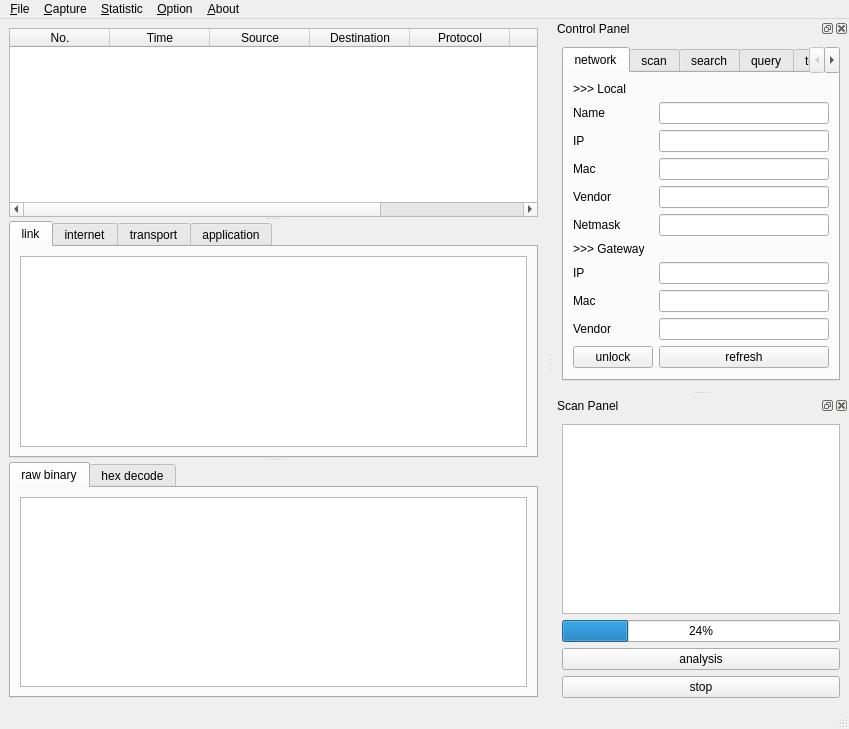
<?xml version="1.0" encoding="UTF-8"?>
<ui version="4.0">
 <class>MainWindow</class>
 <widget class="QMainWindow" name="MainWindow">
  <property name="geometry">
   <rect>
    <x>0</x>
    <y>0</y>
    <width>849</width>
    <height>729</height>
   </rect>
  </property>
  <property name="windowTitle">
   <string>MainWindow</string>
  </property>
  <widget class="QWidget" name="centralwidget">
   <layout class="QHBoxLayout" name="horizontalLayout_8">
    <item>
     <widget class="QSplitter" name="splitter">
      <property name="orientation">
       <enum>Qt::Vertical</enum>
      </property>
      <widget class="QTableWidget" name="conciseInfoTable">
       <property name="styleSheet">
        <string notr="true">outline:0;</string>
       </property>
       <property name="showGrid">
        <bool>false</bool>
       </property>
       <property name="gridStyle">
        <enum>Qt::NoPen</enum>
       </property>
       <column>
        <property name="text">
         <string>No.</string>
        </property>
       </column>
       <column>
        <property name="text">
         <string>Time</string>
        </property>
       </column>
       <column>
        <property name="text">
         <string>Source</string>
        </property>
       </column>
       <column>
        <property name="text">
         <string>Destination</string>
        </property>
       </column>
       <column>
        <property name="text">
         <string>Protocol</string>
        </property>
       </column>
       <column>
        <property name="text">
         <string>Length</string>
        </property>
       </column>
       <column>
        <property name="text">
         <string>Stack</string>
        </property>
       </column>
      </widget>
      <widget class="QTabWidget" name="verboseInfoTab">
       <property name="currentIndex">
        <number>0</number>
       </property>
       <widget class="QWidget" name="linkTab">
        <attribute name="title">
         <string>link</string>
        </attribute>
        <layout class="QVBoxLayout" name="verticalLayout_7">
         <item>
          <widget class="QPlainTextEdit" name="linkTextEdit"/>
         </item>
        </layout>
       </widget>
       <widget class="QWidget" name="interTab">
        <attribute name="title">
         <string>internet</string>
        </attribute>
        <layout class="QVBoxLayout" name="verticalLayout_6">
         <item>
          <widget class="QPlainTextEdit" name="interTextEdit"/>
         </item>
        </layout>
       </widget>
       <widget class="QWidget" name="transTab">
        <attribute name="title">
         <string>transport</string>
        </attribute>
        <layout class="QVBoxLayout" name="verticalLayout_5">
         <item>
          <widget class="QPlainTextEdit" name="TransTextEdit"/>
         </item>
        </layout>
       </widget>
       <widget class="QWidget" name="appTab">
        <attribute name="title">
         <string>application</string>
        </attribute>
        <layout class="QVBoxLayout" name="verticalLayout_4">
         <item>
          <widget class="QPlainTextEdit" name="appTextEdit"/>
         </item>
        </layout>
       </widget>
      </widget>
      <widget class="QTabWidget" name="decodeInfoTab">
       <property name="currentIndex">
        <number>0</number>
       </property>
       <widget class="QWidget" name="rawTab">
        <attribute name="title">
         <string>raw binary</string>
        </attribute>
        <layout class="QVBoxLayout" name="verticalLayout_8">
         <item>
          <widget class="QPlainTextEdit" name="rawTextEdit"/>
         </item>
        </layout>
       </widget>
       <widget class="QWidget" name="hexTab">
        <attribute name="title">
         <string>hex decode</string>
        </attribute>
        <layout class="QVBoxLayout" name="verticalLayout_9">
         <item>
          <widget class="QPlainTextEdit" name="hexTextEdit"/>
         </item>
        </layout>
       </widget>
      </widget>
     </widget>
    </item>
   </layout>
  </widget>
  <widget class="QMenuBar" name="menubar">
   <property name="geometry">
    <rect>
     <x>0</x>
     <y>0</y>
     <width>849</width>
     <height>26</height>
    </rect>
   </property>
   <widget class="QMenu" name="menu_File">
    <property name="title">
     <string>&amp;File</string>
    </property>
    <widget class="QMenu" name="menu_export">
     <property name="title">
      <string>&amp;export</string>
     </property>
     <widget class="QMenu" name="menuNetwork_info">
      <property name="title">
       <string>&amp;network info</string>
      </property>
      <addaction name="actionNetCSV"/>
      <addaction name="actionNetJSON"/>
      <addaction name="actionNetPlain"/>
     </widget>
     <widget class="QMenu" name="menuLAN_info">
      <property name="title">
       <string>&amp;LAN info</string>
      </property>
      <addaction name="actionLANCSV"/>
      <addaction name="actionLANJSON"/>
      <addaction name="actionLANPlain"/>
     </widget>
     <widget class="QMenu" name="menuPackets_info">
      <property name="title">
       <string>&amp;packets info</string>
      </property>
      <addaction name="actionPktCSV"/>
      <addaction name="actionPktJSON"/>
      <addaction name="actionPktPlain"/>
     </widget>
     <addaction name="menuNetwork_info"/>
     <addaction name="menuLAN_info"/>
     <addaction name="menuPackets_info"/>
    </widget>
    <addaction name="action_Save"/>
    <addaction name="action_Open"/>
    <addaction name="separator"/>
    <addaction name="menu_export"/>
    <addaction name="separator"/>
    <addaction name="action_close"/>
   </widget>
   <widget class="QMenu" name="menu_Capture">
    <property name="title">
     <string>&amp;Capture</string>
    </property>
    <addaction name="action_Start"/>
    <addaction name="separator"/>
    <addaction name="action_Stop"/>
    <addaction name="separator"/>
    <addaction name="action_Restart"/>
   </widget>
   <widget class="QMenu" name="menu_Statistic">
    <property name="title">
     <string>&amp;Statistic</string>
    </property>
    <widget class="QMenu" name="menu_protocol">
     <property name="title">
      <string>&amp;protocol</string>
     </property>
     <addaction name="action_ProBar"/>
     <addaction name="action_ProHbar"/>
     <addaction name="action_ProPie"/>
    </widget>
    <widget class="QMenu" name="menu_length">
     <property name="title">
      <string>&amp;length</string>
     </property>
     <addaction name="action_LenBar"/>
     <addaction name="action_LenHbar"/>
     <addaction name="action_LenPie"/>
    </widget>
    <widget class="QMenu" name="menu_time">
     <property name="title">
      <string>&amp;time</string>
     </property>
     <addaction name="action_TimeBar"/>
     <addaction name="action_TimeHbar"/>
     <addaction name="action_TimePie"/>
    </widget>
    <addaction name="menu_protocol"/>
    <addaction name="menu_length"/>
    <addaction name="menu_time"/>
   </widget>
   <widget class="QMenu" name="menu_Option">
    <property name="title">
     <string>&amp;Option</string>
    </property>
    <addaction name="separator"/>
    <addaction name="action_Filter"/>
    <addaction name="separator"/>
    <addaction name="action_RefreshRank"/>
   </widget>
   <widget class="QMenu" name="menu_About">
    <property name="title">
     <string>&amp;About</string>
    </property>
    <addaction name="action_Help"/>
    <addaction name="separator"/>
    <addaction name="action_Author"/>
    <addaction name="separator"/>
    <addaction name="action_Rank"/>
   </widget>
   <addaction name="menu_File"/>
   <addaction name="menu_Capture"/>
   <addaction name="menu_Statistic"/>
   <addaction name="menu_Option"/>
   <addaction name="menu_About"/>
  </widget>
  <widget class="QStatusBar" name="statusbar"/>
  <widget class="QDockWidget" name="controlDock">
   <property name="enabled">
    <bool>true</bool>
   </property>
   <property name="floating">
    <bool>false</bool>
   </property>
   <property name="windowTitle">
    <string>Control Panel</string>
   </property>
   <attribute name="dockWidgetArea">
    <number>2</number>
   </attribute>
   <widget class="QWidget" name="controlDockContents">
    <layout class="QHBoxLayout" name="horizontalLayout_2">
     <item>
      <widget class="QTabWidget" name="controlTabManage">
       <property name="currentIndex">
        <number>0</number>
       </property>
       <property name="tabBarAutoHide">
        <bool>false</bool>
       </property>
       <widget class="QWidget" name="networkTab">
        <attribute name="title">
         <string>network</string>
        </attribute>
        <layout class="QFormLayout" name="formLayout">
         <item row="1" column="0">
          <widget class="QLabel" name="nameLabel">
           <property name="text">
            <string>Name</string>
           </property>
          </widget>
         </item>
         <item row="1" column="1">
          <widget class="QLineEdit" name="nameLineEdit"/>
         </item>
         <item row="2" column="0">
          <widget class="QLabel" name="ipLabel">
           <property name="text">
            <string>IP</string>
           </property>
          </widget>
         </item>
         <item row="2" column="1">
          <widget class="QLineEdit" name="ipLineEdit"/>
         </item>
         <item row="3" column="0">
          <widget class="QLabel" name="macLabel">
           <property name="text">
            <string>Mac</string>
           </property>
          </widget>
         </item>
         <item row="3" column="1">
          <widget class="QLineEdit" name="macLineEdit"/>
         </item>
         <item row="4" column="0">
          <widget class="QLabel" name="vendorLabel">
           <property name="text">
            <string>Vendor</string>
           </property>
          </widget>
         </item>
         <item row="4" column="1">
          <widget class="QLineEdit" name="vendorLineEdit"/>
         </item>
         <item row="5" column="0">
          <widget class="QLabel" name="netmaskLabel">
           <property name="text">
            <string>Netmask</string>
           </property>
          </widget>
         </item>
         <item row="5" column="1">
          <widget class="QLineEdit" name="netmaskLineEdit"/>
         </item>
         <item row="7" column="0">
          <widget class="QLabel" name="gwIpLabel">
           <property name="text">
            <string>IP</string>
           </property>
          </widget>
         </item>
         <item row="10" column="0">
          <widget class="QLabel" name="gwVendorLabel">
           <property name="text">
            <string>Vendor</string>
           </property>
          </widget>
         </item>
         <item row="10" column="1">
          <widget class="QLineEdit" name="gwVendorLineEdit"/>
         </item>
         <item row="13" column="1">
          <widget class="QPushButton" name="refreshButton">
           <property name="text">
            <string>refresh</string>
           </property>
          </widget>
         </item>
         <item row="0" column="0">
          <widget class="QLabel" name="localLabel">
           <property name="text">
            <string>&gt;&gt;&gt; Local</string>
           </property>
          </widget>
         </item>
         <item row="6" column="0">
          <widget class="QLabel" name="gwLabel">
           <property name="text">
            <string>&gt;&gt;&gt; Gateway</string>
           </property>
          </widget>
         </item>
         <item row="8" column="0">
          <widget class="QLabel" name="gwMacLabel">
           <property name="text">
            <string>Mac</string>
           </property>
          </widget>
         </item>
         <item row="13" column="0">
          <widget class="QPushButton" name="unlockButton">
           <property name="text">
            <string>unlock</string>
           </property>
          </widget>
         </item>
         <item row="7" column="1">
          <widget class="QLineEdit" name="gwIpLineEdit"/>
         </item>
         <item row="8" column="1">
          <widget class="QLineEdit" name="gwMacLineEdit"/>
         </item>
        </layout>
       </widget>
       <widget class="QWidget" name="scanTab">
        <attribute name="title">
         <string>scan</string>
        </attribute>
        <layout class="QVBoxLayout" name="verticalLayout_3">
         <item>
          <widget class="QLabel" name="rangeLabel">
           <property name="text">
            <string>Range</string>
           </property>
          </widget>
         </item>
         <item>
          <widget class="QLineEdit" name="rangeLineEdit"/>
         </item>
         <item>
          <widget class="QPushButton" name="rangeButton">
           <property name="text">
            <string>range scan</string>
           </property>
          </widget>
         </item>
         <item>
          <widget class="QLabel" name="maskLabel">
           <property name="text">
            <string>Mask</string>
           </property>
          </widget>
         </item>
         <item>
          <widget class="QLineEdit" name="maskLineEdit"/>
         </item>
         <item>
          <widget class="QPushButton" name="maskButton">
           <property name="text">
            <string>mask scan</string>
           </property>
          </widget>
         </item>
        </layout>
       </widget>
       <widget class="QWidget" name="searchTab">
        <attribute name="title">
         <string>search</string>
        </attribute>
        <layout class="QFormLayout" name="formLayout_4">
         <item row="0" column="0">
          <widget class="QLabel" name="searchLabel">
           <property name="text">
            <string>Search</string>
           </property>
          </widget>
         </item>
         <item row="0" column="1">
          <widget class="QLineEdit" name="searchLineEdit"/>
         </item>
         <item row="1" column="1">
          <widget class="QPushButton" name="searchButton">
           <property name="text">
            <string>search</string>
           </property>
          </widget>
         </item>
        </layout>
       </widget>
       <widget class="QWidget" name="ipinfoTab">
        <attribute name="title">
         <string>query</string>
        </attribute>
        <layout class="QFormLayout" name="formLayout_3">
         <item row="0" column="0">
          <widget class="QLabel" name="sipLabel">
           <property name="text">
            <string>Query IP</string>
           </property>
          </widget>
         </item>
         <item row="0" column="1">
          <widget class="QLineEdit" name="sipLineEdit"/>
         </item>
         <item row="1" column="0" colspan="2">
          <widget class="QTextEdit" name="sipTextEdit"/>
         </item>
         <item row="2" column="0">
          <widget class="QPushButton" name="sipButton">
           <property name="text">
            <string>query</string>
           </property>
          </widget>
         </item>
        </layout>
       </widget>
       <widget class="QWidget" name="termTab">
        <attribute name="title">
         <string>term</string>
        </attribute>
        <layout class="QGridLayout" name="gridLayout">
         <item row="0" column="0">
          <widget class="QLabel" name="termLabel">
           <property name="text">
            <string>Query Term</string>
           </property>
          </widget>
         </item>
         <item row="0" column="1">
          <widget class="QLineEdit" name="termLineEdit"/>
         </item>
         <item row="2" column="0" colspan="2">
          <widget class="QPushButton" name="termButton">
           <property name="text">
            <string>query</string>
           </property>
          </widget>
         </item>
         <item row="1" column="0" colspan="2">
          <widget class="QTextEdit" name="termTextEdit"/>
         </item>
        </layout>
       </widget>
      </widget>
     </item>
    </layout>
   </widget>
  </widget>
  <widget class="QDockWidget" name="scanDock">
   <property name="windowTitle">
    <string>Scan Panel</string>
   </property>
   <attribute name="dockWidgetArea">
    <number>2</number>
   </attribute>
   <widget class="QWidget" name="scanDockContents">
    <layout class="QVBoxLayout" name="verticalLayout">
     <item>
      <widget class="QListWidget" name="nodeListWidget">
       <property name="styleSheet">
        <string notr="true">outline:0;</string>
       </property>
      </widget>
     </item>
     <item>
      <widget class="QProgressBar" name="scanProgressBar">
       <property name="value">
        <number>24</number>
       </property>
      </widget>
     </item>
     <item>
      <widget class="QPushButton" name="analysisButton">
       <property name="text">
        <string>analysis</string>
       </property>
      </widget>
     </item>
     <item>
      <widget class="QPushButton" name="stopButton">
       <property name="text">
        <string>stop</string>
       </property>
      </widget>
     </item>
    </layout>
   </widget>
  </widget>
  <action name="action_Save">
   <property name="text">
    <string>&amp;save</string>
   </property>
  </action>
  <action name="action_Open">
   <property name="text">
    <string>&amp;open</string>
   </property>
  </action>
  <action name="action_Export">
   <property name="text">
    <string>&amp;Export</string>
   </property>
  </action>
  <action name="actionNetCSV">
   <property name="text">
    <string>&amp;CSV</string>
   </property>
  </action>
  <action name="actionNetJSON">
   <property name="text">
    <string>&amp;JSON</string>
   </property>
  </action>
  <action name="actionNetPlain">
   <property name="text">
    <string>&amp;plain text</string>
   </property>
  </action>
  <action name="actionLANCSV">
   <property name="text">
    <string>CSV</string>
   </property>
  </action>
  <action name="actionLANJSON">
   <property name="text">
    <string>JSON</string>
   </property>
  </action>
  <action name="actionLANPlain">
   <property name="text">
    <string>plain text</string>
   </property>
  </action>
  <action name="actionPktCSV">
   <property name="text">
    <string>CSV</string>
   </property>
  </action>
  <action name="actionPktJSON">
   <property name="text">
    <string>JSON</string>
   </property>
  </action>
  <action name="actionPktPlain">
   <property name="text">
    <string>plain text</string>
   </property>
  </action>
  <action name="action_Start">
   <property name="text">
    <string>&amp;start</string>
   </property>
  </action>
  <action name="actionSto_p">
   <property name="text">
    <string>sto&amp;p</string>
   </property>
  </action>
  <action name="action_restart">
   <property name="text">
    <string>&amp;restart</string>
   </property>
  </action>
  <action name="action_ProBar">
   <property name="text">
    <string>&amp;bar</string>
   </property>
  </action>
  <action name="action_ProHbar">
   <property name="text">
    <string>&amp;hbar</string>
   </property>
  </action>
  <action name="action_ProPie">
   <property name="text">
    <string>&amp;pie</string>
   </property>
  </action>
  <action name="action_LenBar">
   <property name="text">
    <string>&amp;bar</string>
   </property>
  </action>
  <action name="action_LenHbar">
   <property name="text">
    <string>&amp;hbar</string>
   </property>
  </action>
  <action name="action_LenPie">
   <property name="text">
    <string>&amp;pie</string>
   </property>
  </action>
  <action name="action_TimeBar">
   <property name="text">
    <string>&amp;bar</string>
   </property>
  </action>
  <action name="action_TimeHbar">
   <property name="text">
    <string>&amp;hbar</string>
   </property>
  </action>
  <action name="action_TimePie">
   <property name="text">
    <string>&amp;pie</string>
   </property>
  </action>
  <action name="action_Stop">
   <property name="text">
    <string>sto&amp;p</string>
   </property>
  </action>
  <action name="action_Restart">
   <property name="text">
    <string>&amp;restart</string>
   </property>
  </action>
  <action name="action_Help">
   <property name="text">
    <string>&amp;help</string>
   </property>
  </action>
  <action name="action_Author">
   <property name="text">
    <string>&amp;author</string>
   </property>
  </action>
  <action name="action_close">
   <property name="text">
    <string>&amp;close</string>
   </property>
   <property name="shortcut">
    <string>Ctrl+Q</string>
   </property>
  </action>
  <action name="action_rank">
   <property name="text">
    <string>&amp;rank</string>
   </property>
  </action>
  <action name="action_Rank">
   <property name="text">
    <string>&amp;rank</string>
   </property>
  </action>
  <action name="action_Filter">
   <property name="text">
    <string>&amp;filter</string>
   </property>
  </action>
  <action name="action_RefreshRank">
   <property name="text">
    <string>&amp;refresh rank</string>
   </property>
  </action>
 </widget>
 <resources/>
 <connections/>
</ui>
